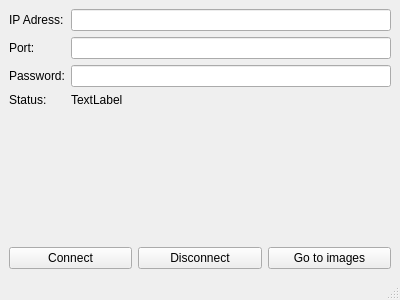
<?xml version="1.0" encoding="UTF-8"?>
<ui version="4.0">
 <class>MainWindow</class>
 <widget class="QMainWindow" name="MainWindow">
  <property name="geometry">
   <rect>
    <x>0</x>
    <y>0</y>
    <width>400</width>
    <height>300</height>
   </rect>
  </property>
  <property name="windowTitle">
   <string>Authentication</string>
  </property>
  <widget class="QWidget" name="centralwidget">
   <layout class="QVBoxLayout" name="verticalLayout">
    <item>
     <layout class="QGridLayout" name="gridLayout">
      <item row="1" column="1">
       <widget class="QLineEdit" name="portLineEdit"/>
      </item>
      <item row="1" column="0">
       <widget class="QLabel" name="label_3">
        <property name="text">
         <string>Port:</string>
        </property>
       </widget>
      </item>
      <item row="3" column="0">
       <widget class="QLabel" name="label">
        <property name="text">
         <string>Status:</string>
        </property>
       </widget>
      </item>
      <item row="0" column="0">
       <widget class="QLabel" name="label_2">
        <property name="text">
         <string>IP Adress:</string>
        </property>
       </widget>
      </item>
      <item row="3" column="1">
       <widget class="QLabel" name="statusLabel">
        <property name="minimumSize">
         <size>
          <width>220</width>
          <height>0</height>
         </size>
        </property>
        <property name="text">
         <string>TextLabel</string>
        </property>
       </widget>
      </item>
      <item row="2" column="1">
       <widget class="QLineEdit" name="passwordLineEdit">
        <property name="echoMode">
         <enum>QLineEdit::EchoMode::Password</enum>
        </property>
       </widget>
      </item>
      <item row="0" column="1">
       <widget class="QLineEdit" name="ipAddressLineEdit"/>
      </item>
      <item row="5" column="0" colspan="2">
       <layout class="QHBoxLayout" name="buttonLayout">
        <item>
         <widget class="QPushButton" name="connectButton">
          <property name="text">
           <string>Connect</string>
          </property>
         </widget>
        </item>
        <item>
         <widget class="QPushButton" name="disconnectButton">
          <property name="minimumSize">
           <size>
            <width>80</width>
            <height>0</height>
           </size>
          </property>
          <property name="text">
           <string>Disconnect</string>
          </property>
         </widget>
        </item>
        <item>
         <widget class="QPushButton" name="goToImagesButton">
          <property name="minimumSize">
           <size>
            <width>80</width>
            <height>0</height>
           </size>
          </property>
          <property name="text">
           <string>Go to images</string>
          </property>
         </widget>
        </item>
       </layout>
      </item>
      <item row="2" column="0">
       <widget class="QLabel" name="label_4">
        <property name="text">
         <string>Password:</string>
        </property>
       </widget>
      </item>
      <item row="4" column="0">
       <spacer name="verticalSpacer">
        <property name="orientation">
         <enum>Qt::Orientation::Vertical</enum>
        </property>
        <property name="sizeHint" stdset="0">
         <size>
          <width>20</width>
          <height>40</height>
         </size>
        </property>
       </spacer>
      </item>
     </layout>
    </item>
   </layout>
  </widget>
  <widget class="QMenuBar" name="menubar">
   <property name="geometry">
    <rect>
     <x>0</x>
     <y>0</y>
     <width>400</width>
     <height>21</height>
    </rect>
   </property>
  </widget>
  <widget class="QStatusBar" name="statusbar"/>
 </widget>
 <tabstops>
  <tabstop>ipAddressLineEdit</tabstop>
  <tabstop>portLineEdit</tabstop>
  <tabstop>passwordLineEdit</tabstop>
  <tabstop>connectButton</tabstop>
  <tabstop>disconnectButton</tabstop>
  <tabstop>goToImagesButton</tabstop>
 </tabstops>
 <resources/>
 <connections/>
</ui>
